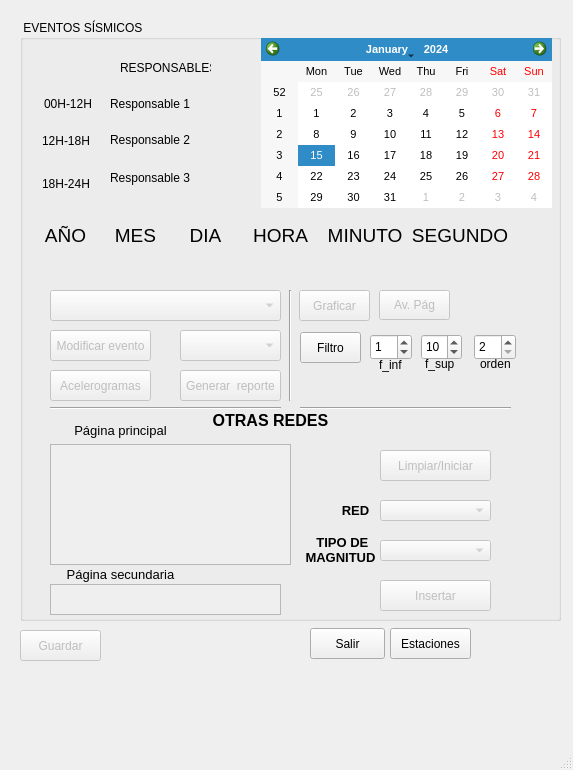
<?xml version="1.0" encoding="UTF-8"?>
<ui version="4.0">
 <class>MainWindow</class>
 <widget class="QMainWindow" name="MainWindow">
  <property name="geometry">
   <rect>
    <x>0</x>
    <y>0</y>
    <width>573</width>
    <height>770</height>
   </rect>
  </property>
  <property name="windowTitle">
   <string>MainWindow</string>
  </property>
  <widget class="QWidget" name="centralwidget">
   <widget class="QGroupBox" name="groupBox">
    <property name="geometry">
     <rect>
      <x>20</x>
      <y>20</y>
      <width>541</width>
      <height>601</height>
     </rect>
    </property>
    <property name="title">
     <string> EVENTOS SÍSMICOS</string>
    </property>
    <widget class="QComboBox" name="cmbx_evento_escogido">
     <property name="enabled">
      <bool>false</bool>
     </property>
     <property name="geometry">
      <rect>
       <x>30</x>
       <y>270</y>
       <width>231</width>
       <height>31</height>
      </rect>
     </property>
    </widget>
    <widget class="QComboBox" name="cmbx_evento">
     <property name="enabled">
      <bool>false</bool>
     </property>
     <property name="geometry">
      <rect>
       <x>160</x>
       <y>310</y>
       <width>101</width>
       <height>31</height>
      </rect>
     </property>
    </widget>
    <widget class="QPushButton" name="Btn_modificar">
     <property name="enabled">
      <bool>false</bool>
     </property>
     <property name="geometry">
      <rect>
       <x>30</x>
       <y>310</y>
       <width>101</width>
       <height>31</height>
      </rect>
     </property>
     <property name="text">
      <string>Modificar evento</string>
     </property>
    </widget>
    <widget class="QComboBox" name="cmbx_red">
     <property name="enabled">
      <bool>false</bool>
     </property>
     <property name="geometry">
      <rect>
       <x>360</x>
       <y>480</y>
       <width>111</width>
       <height>21</height>
      </rect>
     </property>
    </widget>
    <widget class="QTextEdit" name="textEdit">
     <property name="enabled">
      <bool>false</bool>
     </property>
     <property name="geometry">
      <rect>
       <x>30</x>
       <y>424</y>
       <width>241</width>
       <height>121</height>
      </rect>
     </property>
    </widget>
    <widget class="QComboBox" name="cmbx_tipo_mag">
     <property name="enabled">
      <bool>false</bool>
     </property>
     <property name="geometry">
      <rect>
       <x>360</x>
       <y>520</y>
       <width>111</width>
       <height>21</height>
      </rect>
     </property>
    </widget>
    <widget class="QPushButton" name="Btn_insertar">
     <property name="enabled">
      <bool>false</bool>
     </property>
     <property name="geometry">
      <rect>
       <x>360</x>
       <y>560</y>
       <width>111</width>
       <height>31</height>
      </rect>
     </property>
     <property name="text">
      <string>Insertar</string>
     </property>
    </widget>
    <widget class="QTextEdit" name="textEdit_2">
     <property name="enabled">
      <bool>false</bool>
     </property>
     <property name="geometry">
      <rect>
       <x>30</x>
       <y>564</y>
       <width>231</width>
       <height>31</height>
      </rect>
     </property>
    </widget>
    <widget class="QLabel" name="label_t_7">
     <property name="enabled">
      <bool>true</bool>
     </property>
     <property name="geometry">
      <rect>
       <x>310</x>
       <y>470</y>
       <width>51</width>
       <height>40</height>
      </rect>
     </property>
     <property name="font">
      <font>
       <pointsize>10</pointsize>
       <weight>75</weight>
       <bold>true</bold>
      </font>
     </property>
     <property name="text">
      <string>RED</string>
     </property>
     <property name="scaledContents">
      <bool>false</bool>
     </property>
     <property name="alignment">
      <set>Qt::AlignCenter</set>
     </property>
     <property name="wordWrap">
      <bool>false</bool>
     </property>
    </widget>
    <widget class="QLabel" name="label_t_8">
     <property name="enabled">
      <bool>true</bool>
     </property>
     <property name="geometry">
      <rect>
       <x>260</x>
       <y>510</y>
       <width>121</width>
       <height>40</height>
      </rect>
     </property>
     <property name="font">
      <font>
       <pointsize>10</pointsize>
       <weight>75</weight>
       <bold>true</bold>
      </font>
     </property>
     <property name="text">
      <string> TIPO DE
MAGNITUD</string>
     </property>
     <property name="scaledContents">
      <bool>false</bool>
     </property>
     <property name="alignment">
      <set>Qt::AlignCenter</set>
     </property>
     <property name="wordWrap">
      <bool>false</bool>
     </property>
    </widget>
    <widget class="QLabel" name="label_t_9">
     <property name="enabled">
      <bool>true</bool>
     </property>
     <property name="geometry">
      <rect>
       <x>30</x>
       <y>400</y>
       <width>141</width>
       <height>21</height>
      </rect>
     </property>
     <property name="font">
      <font>
       <pointsize>10</pointsize>
       <weight>50</weight>
       <bold>false</bold>
      </font>
     </property>
     <property name="text">
      <string>Página principal</string>
     </property>
     <property name="scaledContents">
      <bool>false</bool>
     </property>
     <property name="alignment">
      <set>Qt::AlignCenter</set>
     </property>
     <property name="wordWrap">
      <bool>false</bool>
     </property>
    </widget>
    <widget class="QLabel" name="label_t_10">
     <property name="enabled">
      <bool>true</bool>
     </property>
     <property name="geometry">
      <rect>
       <x>30</x>
       <y>544</y>
       <width>141</width>
       <height>21</height>
      </rect>
     </property>
     <property name="font">
      <font>
       <pointsize>10</pointsize>
       <weight>50</weight>
       <bold>false</bold>
      </font>
     </property>
     <property name="text">
      <string>Página secundaria</string>
     </property>
     <property name="scaledContents">
      <bool>false</bool>
     </property>
     <property name="alignment">
      <set>Qt::AlignCenter</set>
     </property>
     <property name="wordWrap">
      <bool>false</bool>
     </property>
    </widget>
    <widget class="QLabel" name="label_t_3">
     <property name="enabled">
      <bool>true</bool>
     </property>
     <property name="geometry">
      <rect>
       <x>160</x>
       <y>200</y>
       <width>51</width>
       <height>31</height>
      </rect>
     </property>
     <property name="font">
      <font>
       <pointsize>14</pointsize>
      </font>
     </property>
     <property name="text">
      <string>DIA</string>
     </property>
     <property name="alignment">
      <set>Qt::AlignCenter</set>
     </property>
     <property name="wordWrap">
      <bool>false</bool>
     </property>
    </widget>
    <widget class="QLabel" name="label_2">
     <property name="geometry">
      <rect>
       <x>100</x>
       <y>240</y>
       <width>51</width>
       <height>16</height>
      </rect>
     </property>
     <property name="font">
      <font>
       <pointsize>14</pointsize>
      </font>
     </property>
     <property name="text">
      <string/>
     </property>
     <property name="alignment">
      <set>Qt::AlignCenter</set>
     </property>
    </widget>
    <widget class="QLabel" name="label_6">
     <property name="geometry">
      <rect>
       <x>420</x>
       <y>240</y>
       <width>51</width>
       <height>16</height>
      </rect>
     </property>
     <property name="font">
      <font>
       <pointsize>14</pointsize>
      </font>
     </property>
     <property name="text">
      <string/>
     </property>
     <property name="alignment">
      <set>Qt::AlignCenter</set>
     </property>
    </widget>
    <widget class="QLabel" name="label_5">
     <property name="geometry">
      <rect>
       <x>330</x>
       <y>240</y>
       <width>51</width>
       <height>16</height>
      </rect>
     </property>
     <property name="font">
      <font>
       <pointsize>14</pointsize>
      </font>
     </property>
     <property name="text">
      <string/>
     </property>
     <property name="alignment">
      <set>Qt::AlignCenter</set>
     </property>
    </widget>
    <widget class="QLabel" name="label_t_5">
     <property name="enabled">
      <bool>true</bool>
     </property>
     <property name="geometry">
      <rect>
       <x>300</x>
       <y>200</y>
       <width>90</width>
       <height>31</height>
      </rect>
     </property>
     <property name="font">
      <font>
       <pointsize>14</pointsize>
      </font>
     </property>
     <property name="text">
      <string>MINUTO</string>
     </property>
     <property name="alignment">
      <set>Qt::AlignCenter</set>
     </property>
     <property name="wordWrap">
      <bool>false</bool>
     </property>
    </widget>
    <widget class="QLabel" name="label_t_6">
     <property name="enabled">
      <bool>true</bool>
     </property>
     <property name="geometry">
      <rect>
       <x>390</x>
       <y>200</y>
       <width>100</width>
       <height>31</height>
      </rect>
     </property>
     <property name="font">
      <font>
       <pointsize>14</pointsize>
      </font>
     </property>
     <property name="text">
      <string>SEGUNDO</string>
     </property>
     <property name="alignment">
      <set>Qt::AlignCenter</set>
     </property>
     <property name="wordWrap">
      <bool>false</bool>
     </property>
    </widget>
    <widget class="QLabel" name="label_4">
     <property name="geometry">
      <rect>
       <x>250</x>
       <y>240</y>
       <width>51</width>
       <height>16</height>
      </rect>
     </property>
     <property name="font">
      <font>
       <pointsize>14</pointsize>
      </font>
     </property>
     <property name="text">
      <string/>
     </property>
     <property name="alignment">
      <set>Qt::AlignCenter</set>
     </property>
    </widget>
    <widget class="QLabel" name="label_1">
     <property name="geometry">
      <rect>
       <x>30</x>
       <y>240</y>
       <width>51</width>
       <height>16</height>
      </rect>
     </property>
     <property name="font">
      <font>
       <pointsize>14</pointsize>
      </font>
     </property>
     <property name="text">
      <string/>
     </property>
     <property name="alignment">
      <set>Qt::AlignCenter</set>
     </property>
    </widget>
    <widget class="QLabel" name="label_3">
     <property name="geometry">
      <rect>
       <x>170</x>
       <y>240</y>
       <width>51</width>
       <height>16</height>
      </rect>
     </property>
     <property name="font">
      <font>
       <pointsize>14</pointsize>
      </font>
     </property>
     <property name="text">
      <string/>
     </property>
     <property name="alignment">
      <set>Qt::AlignCenter</set>
     </property>
    </widget>
    <widget class="QLabel" name="label_t_2">
     <property name="enabled">
      <bool>true</bool>
     </property>
     <property name="geometry">
      <rect>
       <x>90</x>
       <y>200</y>
       <width>51</width>
       <height>31</height>
      </rect>
     </property>
     <property name="font">
      <font>
       <pointsize>14</pointsize>
      </font>
     </property>
     <property name="text">
      <string>MES</string>
     </property>
     <property name="alignment">
      <set>Qt::AlignCenter</set>
     </property>
     <property name="wordWrap">
      <bool>false</bool>
     </property>
    </widget>
    <widget class="QLabel" name="label_t_1">
     <property name="enabled">
      <bool>true</bool>
     </property>
     <property name="geometry">
      <rect>
       <x>20</x>
       <y>200</y>
       <width>51</width>
       <height>31</height>
      </rect>
     </property>
     <property name="font">
      <font>
       <pointsize>14</pointsize>
      </font>
     </property>
     <property name="text">
      <string>AÑO</string>
     </property>
     <property name="scaledContents">
      <bool>false</bool>
     </property>
     <property name="alignment">
      <set>Qt::AlignCenter</set>
     </property>
     <property name="wordWrap">
      <bool>false</bool>
     </property>
    </widget>
    <widget class="QLabel" name="label_t_4">
     <property name="enabled">
      <bool>true</bool>
     </property>
     <property name="geometry">
      <rect>
       <x>230</x>
       <y>200</y>
       <width>61</width>
       <height>31</height>
      </rect>
     </property>
     <property name="font">
      <font>
       <pointsize>14</pointsize>
      </font>
     </property>
     <property name="text">
      <string>HORA</string>
     </property>
     <property name="alignment">
      <set>Qt::AlignCenter</set>
     </property>
     <property name="wordWrap">
      <bool>false</bool>
     </property>
    </widget>
    <widget class="QPushButton" name="Btn_generar">
     <property name="enabled">
      <bool>false</bool>
     </property>
     <property name="geometry">
      <rect>
       <x>160</x>
       <y>350</y>
       <width>101</width>
       <height>31</height>
      </rect>
     </property>
     <property name="text">
      <string>Generar  reporte</string>
     </property>
    </widget>
    <widget class="Line" name="line">
     <property name="geometry">
      <rect>
       <x>30</x>
       <y>380</y>
       <width>231</width>
       <height>16</height>
      </rect>
     </property>
     <property name="orientation">
      <enum>Qt::Horizontal</enum>
     </property>
    </widget>
    <widget class="QPushButton" name="Btn_graficar">
     <property name="enabled">
      <bool>false</bool>
     </property>
     <property name="geometry">
      <rect>
       <x>279</x>
       <y>270</y>
       <width>71</width>
       <height>31</height>
      </rect>
     </property>
     <property name="text">
      <string>Graficar</string>
     </property>
    </widget>
    <widget class="QCalendarWidget" name="calendarWidget">
     <property name="geometry">
      <rect>
       <x>241</x>
       <y>18</y>
       <width>291</width>
       <height>170</height>
      </rect>
     </property>
     <property name="font">
      <font>
       <pointsize>8</pointsize>
      </font>
     </property>
    </widget>
    <widget class="QLabel" name="label">
     <property name="geometry">
      <rect>
       <x>24</x>
       <y>77</y>
       <width>47</width>
       <height>13</height>
      </rect>
     </property>
     <property name="text">
      <string>00H-12H</string>
     </property>
    </widget>
    <widget class="QLabel" name="label_7">
     <property name="geometry">
      <rect>
       <x>22</x>
       <y>114</y>
       <width>47</width>
       <height>13</height>
      </rect>
     </property>
     <property name="text">
      <string>12H-18H</string>
     </property>
    </widget>
    <widget class="QLabel" name="label_8">
     <property name="geometry">
      <rect>
       <x>22</x>
       <y>157</y>
       <width>47</width>
       <height>13</height>
      </rect>
     </property>
     <property name="text">
      <string>18H-24H</string>
     </property>
    </widget>
    <widget class="QLabel" name="label_9">
     <property name="geometry">
      <rect>
       <x>100</x>
       <y>40</y>
       <width>91</width>
       <height>16</height>
      </rect>
     </property>
     <property name="text">
      <string>RESPONSABLES</string>
     </property>
    </widget>
    <widget class="QLabel" name="lbl_responsable_1">
     <property name="geometry">
      <rect>
       <x>90</x>
       <y>76</y>
       <width>101</width>
       <height>16</height>
      </rect>
     </property>
     <property name="text">
      <string>Responsable 1</string>
     </property>
    </widget>
    <widget class="QLabel" name="lbl_responsable_2">
     <property name="geometry">
      <rect>
       <x>90</x>
       <y>112</y>
       <width>101</width>
       <height>16</height>
      </rect>
     </property>
     <property name="text">
      <string>Responsable 2</string>
     </property>
    </widget>
    <widget class="QLabel" name="lbl_responsable_3">
     <property name="geometry">
      <rect>
       <x>90</x>
       <y>150</y>
       <width>101</width>
       <height>16</height>
      </rect>
     </property>
     <property name="text">
      <string>Responsable 3</string>
     </property>
    </widget>
    <widget class="QPushButton" name="Btn_acelerograma">
     <property name="enabled">
      <bool>false</bool>
     </property>
     <property name="geometry">
      <rect>
       <x>30</x>
       <y>350</y>
       <width>101</width>
       <height>31</height>
      </rect>
     </property>
     <property name="text">
      <string>Acelerogramas</string>
     </property>
    </widget>
    <widget class="QPushButton" name="Btn_limpiar">
     <property name="enabled">
      <bool>false</bool>
     </property>
     <property name="geometry">
      <rect>
       <x>360</x>
       <y>430</y>
       <width>111</width>
       <height>31</height>
      </rect>
     </property>
     <property name="text">
      <string>Limpiar/Iniciar</string>
     </property>
    </widget>
    <widget class="QLabel" name="label_t_11">
     <property name="enabled">
      <bool>true</bool>
     </property>
     <property name="geometry">
      <rect>
       <x>160</x>
       <y>380</y>
       <width>181</width>
       <height>40</height>
      </rect>
     </property>
     <property name="font">
      <font>
       <pointsize>12</pointsize>
       <weight>75</weight>
       <bold>true</bold>
      </font>
     </property>
     <property name="text">
      <string>OTRAS REDES</string>
     </property>
     <property name="scaledContents">
      <bool>false</bool>
     </property>
     <property name="alignment">
      <set>Qt::AlignCenter</set>
     </property>
     <property name="wordWrap">
      <bool>false</bool>
     </property>
    </widget>
    <widget class="QPushButton" name="Btn_pagina">
     <property name="enabled">
      <bool>false</bool>
     </property>
     <property name="geometry">
      <rect>
       <x>359</x>
       <y>270</y>
       <width>71</width>
       <height>30</height>
      </rect>
     </property>
     <property name="text">
      <string>Av. Pág</string>
     </property>
    </widget>
    <widget class="QLabel" name="label_12">
     <property name="geometry">
      <rect>
       <x>359</x>
       <y>335</y>
       <width>31</width>
       <height>20</height>
      </rect>
     </property>
     <property name="text">
      <string>f_inf</string>
     </property>
    </widget>
    <widget class="QSpinBox" name="sp_Box_fsup">
     <property name="geometry">
      <rect>
       <x>401</x>
       <y>314</y>
       <width>41</width>
       <height>26</height>
      </rect>
     </property>
     <property name="minimum">
      <number>5</number>
     </property>
     <property name="maximum">
      <number>20</number>
     </property>
     <property name="value">
      <number>10</number>
     </property>
    </widget>
    <widget class="QLabel" name="label_11">
     <property name="geometry">
      <rect>
       <x>460</x>
       <y>334</y>
       <width>31</width>
       <height>20</height>
      </rect>
     </property>
     <property name="text">
      <string>orden</string>
     </property>
    </widget>
    <widget class="QSpinBox" name="sp_Box_orden">
     <property name="geometry">
      <rect>
       <x>454</x>
       <y>314</y>
       <width>42</width>
       <height>26</height>
      </rect>
     </property>
     <property name="minimum">
      <number>2</number>
     </property>
     <property name="maximum">
      <number>10</number>
     </property>
     <property name="singleStep">
      <number>2</number>
     </property>
    </widget>
    <widget class="QPushButton" name="Btn_filtrar">
     <property name="geometry">
      <rect>
       <x>280</x>
       <y>312</y>
       <width>61</width>
       <height>31</height>
      </rect>
     </property>
     <property name="text">
      <string>Filtro</string>
     </property>
    </widget>
    <widget class="QSpinBox" name="sp_Box_finf">
     <property name="geometry">
      <rect>
       <x>350</x>
       <y>314</y>
       <width>42</width>
       <height>26</height>
      </rect>
     </property>
     <property name="maximum">
      <number>20</number>
     </property>
     <property name="value">
      <number>1</number>
     </property>
    </widget>
    <widget class="QLabel" name="label_10">
     <property name="geometry">
      <rect>
       <x>405</x>
       <y>334</y>
       <width>30</width>
       <height>20</height>
      </rect>
     </property>
     <property name="text">
      <string>f_sup</string>
     </property>
    </widget>
    <widget class="Line" name="line_2">
     <property name="geometry">
      <rect>
       <x>260</x>
       <y>270</y>
       <width>20</width>
       <height>111</height>
      </rect>
     </property>
     <property name="orientation">
      <enum>Qt::Vertical</enum>
     </property>
    </widget>
    <widget class="Line" name="line_3">
     <property name="geometry">
      <rect>
       <x>280</x>
       <y>380</y>
       <width>211</width>
       <height>16</height>
      </rect>
     </property>
     <property name="orientation">
      <enum>Qt::Horizontal</enum>
     </property>
    </widget>
   </widget>
   <widget class="QPushButton" name="Btn_Salir">
    <property name="geometry">
     <rect>
      <x>310</x>
      <y>628</y>
      <width>75</width>
      <height>31</height>
     </rect>
    </property>
    <property name="text">
     <string>Salir</string>
    </property>
   </widget>
   <widget class="QPushButton" name="Btn_guardar">
    <property name="enabled">
     <bool>false</bool>
    </property>
    <property name="geometry">
     <rect>
      <x>20</x>
      <y>630</y>
      <width>81</width>
      <height>31</height>
     </rect>
    </property>
    <property name="text">
     <string>Guardar</string>
    </property>
   </widget>
   <widget class="QLabel" name="Lbl_directorio">
    <property name="enabled">
     <bool>true</bool>
    </property>
    <property name="geometry">
     <rect>
      <x>30</x>
      <y>670</y>
      <width>531</width>
      <height>21</height>
     </rect>
    </property>
    <property name="font">
     <font>
      <family>Arial</family>
      <pointsize>8</pointsize>
     </font>
    </property>
    <property name="text">
     <string/>
    </property>
    <property name="alignment">
     <set>Qt::AlignJustify|Qt::AlignTop</set>
    </property>
   </widget>
   <widget class="QPushButton" name="Btn_estacion">
    <property name="enabled">
     <bool>true</bool>
    </property>
    <property name="geometry">
     <rect>
      <x>390</x>
      <y>628</y>
      <width>81</width>
      <height>31</height>
     </rect>
    </property>
    <property name="text">
     <string>Estaciones</string>
    </property>
   </widget>
  </widget>
  <widget class="QMenuBar" name="menubar">
   <property name="geometry">
    <rect>
     <x>0</x>
     <y>0</y>
     <width>573</width>
     <height>21</height>
    </rect>
   </property>
  </widget>
  <widget class="QStatusBar" name="statusbar"/>
 </widget>
 <resources/>
 <connections/>
</ui>
